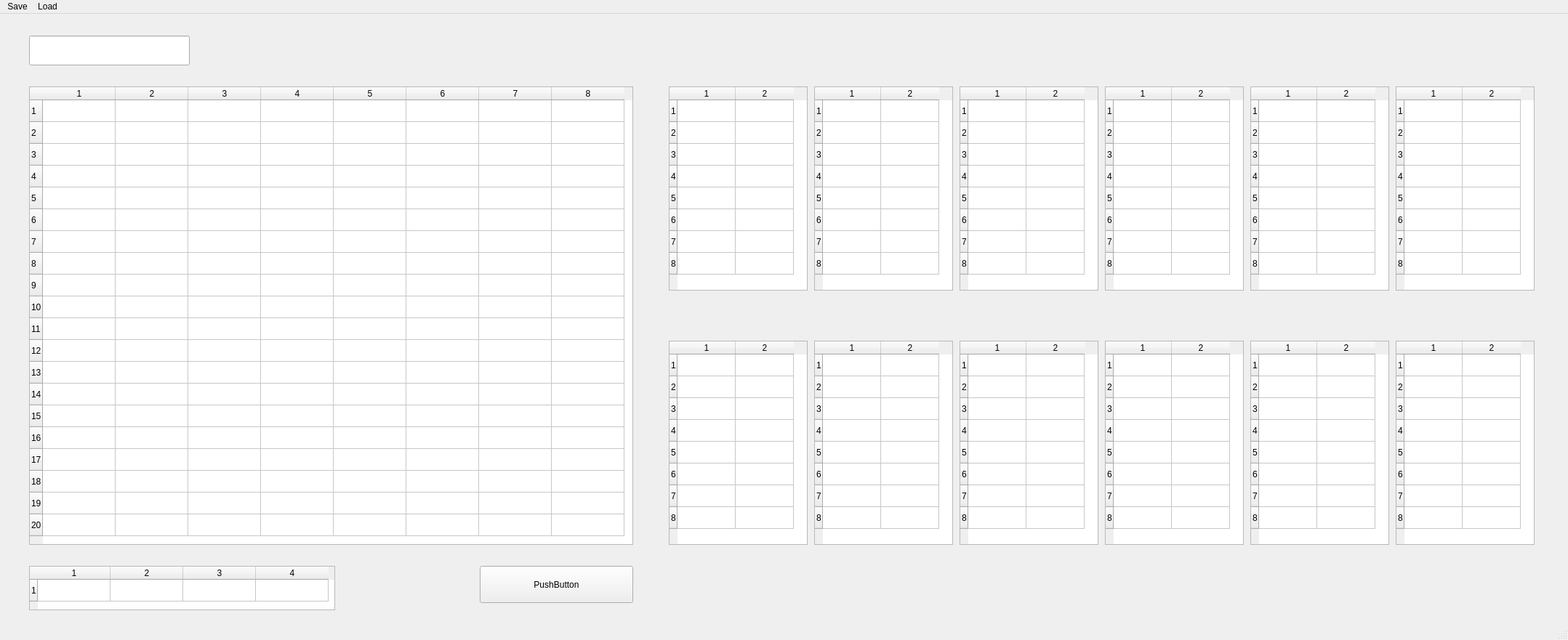
<?xml version="1.0" encoding="UTF-8"?>
<ui version="4.0">
 <class>MainWindow</class>
 <widget class="QMainWindow" name="DividendSimulator">
  <property name="geometry">
   <rect>
    <x>0</x>
    <y>0</y>
    <width>2157</width>
    <height>881</height>
   </rect>
  </property>
  <property name="windowTitle">
   <string>MainWindow</string>
  </property>
  <widget class="QWidget" name="centralwidget">
   <widget class="QLineEdit" name="lineEdit">
    <property name="geometry">
     <rect>
      <x>40</x>
      <y>30</y>
      <width>221</width>
      <height>41</height>
     </rect>
    </property>
   </widget>
   <widget class="QTableWidget" name="tableWidget">
    <property name="geometry">
     <rect>
      <x>40</x>
      <y>100</y>
      <width>831</width>
      <height>631</height>
     </rect>
    </property>
    <property name="rowCount">
     <number>20</number>
    </property>
    <property name="columnCount">
     <number>8</number>
    </property>
    <row/>
    <row/>
    <row/>
    <row/>
    <row/>
    <row/>
    <row/>
    <row/>
    <row/>
    <row/>
    <row/>
    <row/>
    <row/>
    <row/>
    <row/>
    <row/>
    <row/>
    <row/>
    <row/>
    <row/>
    <column/>
    <column/>
    <column/>
    <column/>
    <column/>
    <column/>
    <column/>
    <column/>
   </widget>
   <widget class="QTableWidget" name="tableWidget_2">
    <property name="geometry">
     <rect>
      <x>920</x>
      <y>100</y>
      <width>191</width>
      <height>281</height>
     </rect>
    </property>
    <property name="rowCount">
     <number>8</number>
    </property>
    <property name="columnCount">
     <number>2</number>
    </property>
    <attribute name="horizontalHeaderDefaultSectionSize">
     <number>80</number>
    </attribute>
    <row/>
    <row/>
    <row/>
    <row/>
    <row/>
    <row/>
    <row/>
    <row/>
    <column/>
    <column/>
   </widget>
   <widget class="QTableWidget" name="tableWidget_3">
    <property name="geometry">
     <rect>
      <x>40</x>
      <y>760</y>
      <width>421</width>
      <height>61</height>
     </rect>
    </property>
    <property name="rowCount">
     <number>1</number>
    </property>
    <property name="columnCount">
     <number>4</number>
    </property>
    <row/>
    <column/>
    <column/>
    <column/>
    <column/>
   </widget>
   <widget class="QTableWidget" name="tableWidget_4">
    <property name="geometry">
     <rect>
      <x>1120</x>
      <y>100</y>
      <width>191</width>
      <height>281</height>
     </rect>
    </property>
    <property name="rowCount">
     <number>8</number>
    </property>
    <property name="columnCount">
     <number>2</number>
    </property>
    <attribute name="horizontalHeaderDefaultSectionSize">
     <number>80</number>
    </attribute>
    <row/>
    <row/>
    <row/>
    <row/>
    <row/>
    <row/>
    <row/>
    <row/>
    <column/>
    <column/>
   </widget>
   <widget class="QTableWidget" name="tableWidget_5">
    <property name="geometry">
     <rect>
      <x>1320</x>
      <y>100</y>
      <width>191</width>
      <height>281</height>
     </rect>
    </property>
    <property name="rowCount">
     <number>8</number>
    </property>
    <property name="columnCount">
     <number>2</number>
    </property>
    <attribute name="horizontalHeaderDefaultSectionSize">
     <number>80</number>
    </attribute>
    <row/>
    <row/>
    <row/>
    <row/>
    <row/>
    <row/>
    <row/>
    <row/>
    <column/>
    <column/>
   </widget>
   <widget class="QTableWidget" name="tableWidget_6">
    <property name="geometry">
     <rect>
      <x>1520</x>
      <y>100</y>
      <width>191</width>
      <height>281</height>
     </rect>
    </property>
    <property name="rowCount">
     <number>8</number>
    </property>
    <property name="columnCount">
     <number>2</number>
    </property>
    <attribute name="horizontalHeaderDefaultSectionSize">
     <number>80</number>
    </attribute>
    <row/>
    <row/>
    <row/>
    <row/>
    <row/>
    <row/>
    <row/>
    <row/>
    <column/>
    <column/>
   </widget>
   <widget class="QTableWidget" name="tableWidget_7">
    <property name="geometry">
     <rect>
      <x>1720</x>
      <y>100</y>
      <width>191</width>
      <height>281</height>
     </rect>
    </property>
    <property name="rowCount">
     <number>8</number>
    </property>
    <property name="columnCount">
     <number>2</number>
    </property>
    <attribute name="horizontalHeaderDefaultSectionSize">
     <number>80</number>
    </attribute>
    <row/>
    <row/>
    <row/>
    <row/>
    <row/>
    <row/>
    <row/>
    <row/>
    <column/>
    <column/>
   </widget>
   <widget class="QTableWidget" name="tableWidget_8">
    <property name="geometry">
     <rect>
      <x>1920</x>
      <y>100</y>
      <width>191</width>
      <height>281</height>
     </rect>
    </property>
    <property name="rowCount">
     <number>8</number>
    </property>
    <property name="columnCount">
     <number>2</number>
    </property>
    <attribute name="horizontalHeaderDefaultSectionSize">
     <number>80</number>
    </attribute>
    <row/>
    <row/>
    <row/>
    <row/>
    <row/>
    <row/>
    <row/>
    <row/>
    <column/>
    <column/>
   </widget>
   <widget class="QTableWidget" name="tableWidget_10">
    <property name="geometry">
     <rect>
      <x>920</x>
      <y>450</y>
      <width>191</width>
      <height>281</height>
     </rect>
    </property>
    <property name="rowCount">
     <number>8</number>
    </property>
    <property name="columnCount">
     <number>2</number>
    </property>
    <attribute name="horizontalHeaderDefaultSectionSize">
     <number>80</number>
    </attribute>
    <row/>
    <row/>
    <row/>
    <row/>
    <row/>
    <row/>
    <row/>
    <row/>
    <column/>
    <column/>
   </widget>
   <widget class="QTableWidget" name="tableWidget_11">
    <property name="geometry">
     <rect>
      <x>1120</x>
      <y>450</y>
      <width>191</width>
      <height>281</height>
     </rect>
    </property>
    <property name="rowCount">
     <number>8</number>
    </property>
    <property name="columnCount">
     <number>2</number>
    </property>
    <attribute name="horizontalHeaderDefaultSectionSize">
     <number>80</number>
    </attribute>
    <row/>
    <row/>
    <row/>
    <row/>
    <row/>
    <row/>
    <row/>
    <row/>
    <column/>
    <column/>
   </widget>
   <widget class="QTableWidget" name="tableWidget_12">
    <property name="geometry">
     <rect>
      <x>1320</x>
      <y>450</y>
      <width>191</width>
      <height>281</height>
     </rect>
    </property>
    <property name="rowCount">
     <number>8</number>
    </property>
    <property name="columnCount">
     <number>2</number>
    </property>
    <attribute name="horizontalHeaderDefaultSectionSize">
     <number>80</number>
    </attribute>
    <row/>
    <row/>
    <row/>
    <row/>
    <row/>
    <row/>
    <row/>
    <row/>
    <column/>
    <column/>
   </widget>
   <widget class="QTableWidget" name="tableWidget_13">
    <property name="geometry">
     <rect>
      <x>1520</x>
      <y>450</y>
      <width>191</width>
      <height>281</height>
     </rect>
    </property>
    <property name="rowCount">
     <number>8</number>
    </property>
    <property name="columnCount">
     <number>2</number>
    </property>
    <attribute name="horizontalHeaderDefaultSectionSize">
     <number>80</number>
    </attribute>
    <row/>
    <row/>
    <row/>
    <row/>
    <row/>
    <row/>
    <row/>
    <row/>
    <column/>
    <column/>
   </widget>
   <widget class="QTableWidget" name="tableWidget_14">
    <property name="geometry">
     <rect>
      <x>1720</x>
      <y>450</y>
      <width>191</width>
      <height>281</height>
     </rect>
    </property>
    <property name="rowCount">
     <number>8</number>
    </property>
    <property name="columnCount">
     <number>2</number>
    </property>
    <attribute name="horizontalHeaderDefaultSectionSize">
     <number>80</number>
    </attribute>
    <row/>
    <row/>
    <row/>
    <row/>
    <row/>
    <row/>
    <row/>
    <row/>
    <column/>
    <column/>
   </widget>
   <widget class="QTableWidget" name="tableWidget_15">
    <property name="geometry">
     <rect>
      <x>1920</x>
      <y>450</y>
      <width>191</width>
      <height>281</height>
     </rect>
    </property>
    <property name="rowCount">
     <number>8</number>
    </property>
    <property name="columnCount">
     <number>2</number>
    </property>
    <attribute name="horizontalHeaderDefaultSectionSize">
     <number>80</number>
    </attribute>
    <row/>
    <row/>
    <row/>
    <row/>
    <row/>
    <row/>
    <row/>
    <row/>
    <column/>
    <column/>
   </widget>
   <widget class="QPushButton" name="pushButton">
    <property name="geometry">
     <rect>
      <x>660</x>
      <y>760</y>
      <width>211</width>
      <height>51</height>
     </rect>
    </property>
    <property name="text">
     <string>PushButton</string>
    </property>
   </widget>
  </widget>
  <widget class="QMenuBar" name="menubar">
   <property name="geometry">
    <rect>
     <x>0</x>
     <y>0</y>
     <width>2157</width>
     <height>21</height>
    </rect>
   </property>
   <widget class="QMenu" name="menuSave">
    <property name="title">
     <string>Save</string>
    </property>
   </widget>
   <widget class="QMenu" name="menuLoad">
    <property name="title">
     <string>Load</string>
    </property>
   </widget>
   <addaction name="menuSave"/>
   <addaction name="menuLoad"/>
  </widget>
  <widget class="QStatusBar" name="statusbar"/>
 </widget>
 <resources/>
 <connections/>
</ui>
